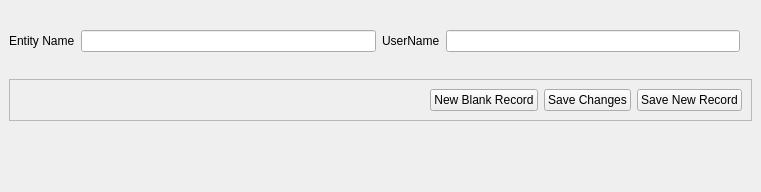
<?xml version="1.0" encoding="UTF-8"?>
<ui version="4.0">
 <class>MainWindow</class>
 <widget class="QMainWindow" name="MainWindow">
  <property name="geometry">
   <rect>
    <x>0</x>
    <y>0</y>
    <width>761</width>
    <height>192</height>
   </rect>
  </property>
  <property name="windowTitle">
   <string>My Entity</string>
  </property>
  <widget class="QWidget" name="centralwidget">
   <layout class="QGridLayout" name="gridLayout">
    <item row="3" column="0" colspan="6">
     <widget class="QFrame" name="frame">
      <property name="sizePolicy">
       <sizepolicy hsizetype="Preferred" vsizetype="Maximum">
        <horstretch>0</horstretch>
        <verstretch>0</verstretch>
       </sizepolicy>
      </property>
      <property name="frameShape">
       <enum>QFrame::StyledPanel</enum>
      </property>
      <property name="frameShadow">
       <enum>QFrame::Raised</enum>
      </property>
      <layout class="QHBoxLayout" name="horizontalLayout">
       <item>
        <spacer name="horizontalSpacer">
         <property name="orientation">
          <enum>Qt::Horizontal</enum>
         </property>
         <property name="sizeHint" stdset="0">
          <size>
           <width>40</width>
           <height>20</height>
          </size>
         </property>
        </spacer>
       </item>
       <item>
        <widget class="QPushButton" name="btnNew">
         <property name="text">
          <string>New Blank Record</string>
         </property>
         <property name="icon">
          <iconset resource="../resources/icons.qrc">
           <normaloff>:/CRUD_S/icons/addNewRecord.png</normaloff>:/CRUD_S/icons/addNewRecord.png</iconset>
         </property>
        </widget>
       </item>
       <item>
        <widget class="QPushButton" name="btnSaveUpdate">
         <property name="enabled">
          <bool>true</bool>
         </property>
         <property name="text">
          <string>Save Changes</string>
         </property>
         <property name="icon">
          <iconset resource="../resources/icons.qrc">
           <normaloff>:/CRUD_S/icons/save.png</normaloff>:/CRUD_S/icons/save.png</iconset>
         </property>
        </widget>
       </item>
       <item>
        <widget class="QPushButton" name="btnSaveInsert">
         <property name="text">
          <string>Save New Record</string>
         </property>
         <property name="icon">
          <iconset resource="../resources/icons.qrc">
           <normaloff>:/CRUD_S/icons/save.png</normaloff>:/CRUD_S/icons/save.png</iconset>
         </property>
        </widget>
       </item>
      </layout>
     </widget>
    </item>
    <item row="1" column="1">
     <widget class="QLineEdit" name="txtName"/>
    </item>
    <item row="1" column="0">
     <widget class="QLabel" name="label">
      <property name="text">
       <string>Entity Name</string>
      </property>
     </widget>
    </item>
    <item row="4" column="0" colspan="5">
     <widget class="QLabel" name="lblStatus">
      <property name="sizePolicy">
       <sizepolicy hsizetype="Preferred" vsizetype="Maximum">
        <horstretch>0</horstretch>
        <verstretch>0</verstretch>
       </sizepolicy>
      </property>
      <property name="font">
       <font>
        <weight>75</weight>
        <bold>true</bold>
       </font>
      </property>
      <property name="text">
       <string/>
      </property>
     </widget>
    </item>
    <item row="1" column="2">
     <widget class="QLabel" name="label_4">
      <property name="text">
       <string>UserName</string>
      </property>
     </widget>
    </item>
    <item row="1" column="3">
     <widget class="QLineEdit" name="txtUserName"/>
    </item>
   </layout>
  </widget>
  <action name="actionNewBlankRecord">
   <property name="icon">
    <iconset resource="../resources/icons.qrc">
     <normaloff>:/CRUD_S/icons/addNewRecord.png</normaloff>:/CRUD_S/icons/addNewRecord.png</iconset>
   </property>
   <property name="text">
    <string>New Blank Record</string>
   </property>
   <property name="toolTip">
    <string>Go to a New Blank Record</string>
   </property>
  </action>
  <action name="actionLast">
   <property name="icon">
    <iconset resource="../resources/icons.qrc">
     <normaloff>:/navigation/icons/GoToLastRecord.png</normaloff>:/navigation/icons/GoToLastRecord.png</iconset>
   </property>
   <property name="text">
    <string/>
   </property>
   <property name="toolTip">
    <string>Go to Last Record</string>
   </property>
  </action>
  <action name="actionRecordNr">
   <property name="text">
    <string>Record ... of ...</string>
   </property>
  </action>
  <action name="actionDelete">
   <property name="icon">
    <iconset resource="../resources/icons.qrc">
     <normaloff>:/CRUD_S/icons/deleteRecord.png</normaloff>:/CRUD_S/icons/deleteRecord.png</iconset>
   </property>
   <property name="text">
    <string>Delete</string>
   </property>
   <property name="toolTip">
    <string>Delete Record/s</string>
   </property>
  </action>
  <action name="actionSave_Update">
   <property name="icon">
    <iconset resource="../resources/icons.qrc">
     <normaloff>:/CRUD_S/icons/save.png</normaloff>:/CRUD_S/icons/save.png</iconset>
   </property>
   <property name="text">
    <string>Save Changes</string>
   </property>
   <property name="toolTip">
    <string>Save Changes</string>
   </property>
  </action>
  <action name="actionFind">
   <property name="icon">
    <iconset resource="../resources/icons.qrc">
     <normaloff>:/CRUD_S/icons/search.png</normaloff>:/CRUD_S/icons/search.png</iconset>
   </property>
   <property name="text">
    <string>Find</string>
   </property>
   <property name="toolTip">
    <string>Find a record</string>
   </property>
  </action>
  <action name="actionSave_Insert">
   <property name="icon">
    <iconset resource="../resources/icons.qrc">
     <normaloff>:/CRUD_S/icons/save.png</normaloff>:/CRUD_S/icons/save.png</iconset>
   </property>
   <property name="text">
    <string>Save New Record</string>
   </property>
   <property name="toolTip">
    <string>Save New Record</string>
   </property>
  </action>
 </widget>
 <resources>
  <include location="../resources/icons.qrc"/>
 </resources>
 <connections/>
</ui>
